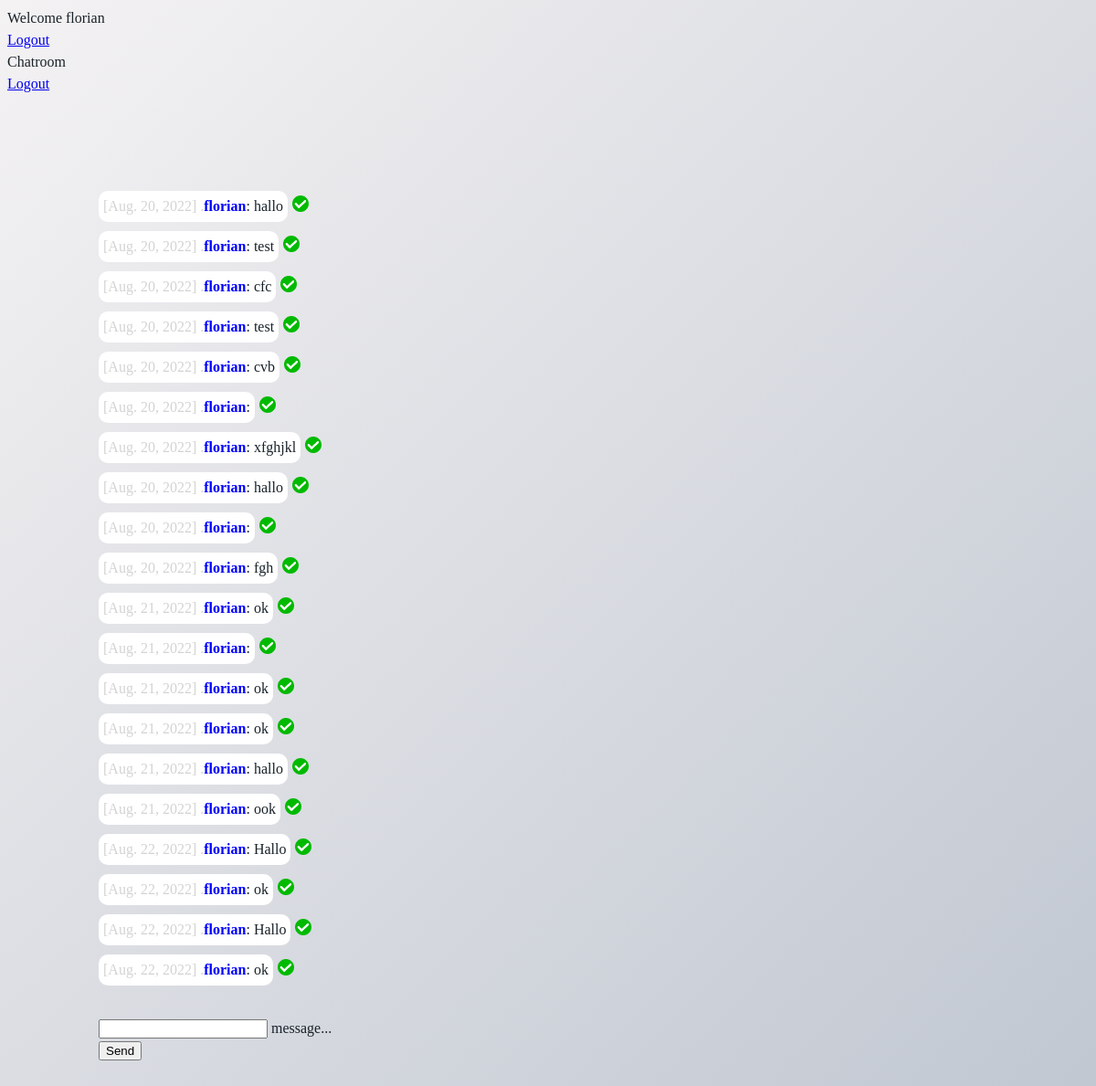
The app's page /chat/ (signed in), older data.
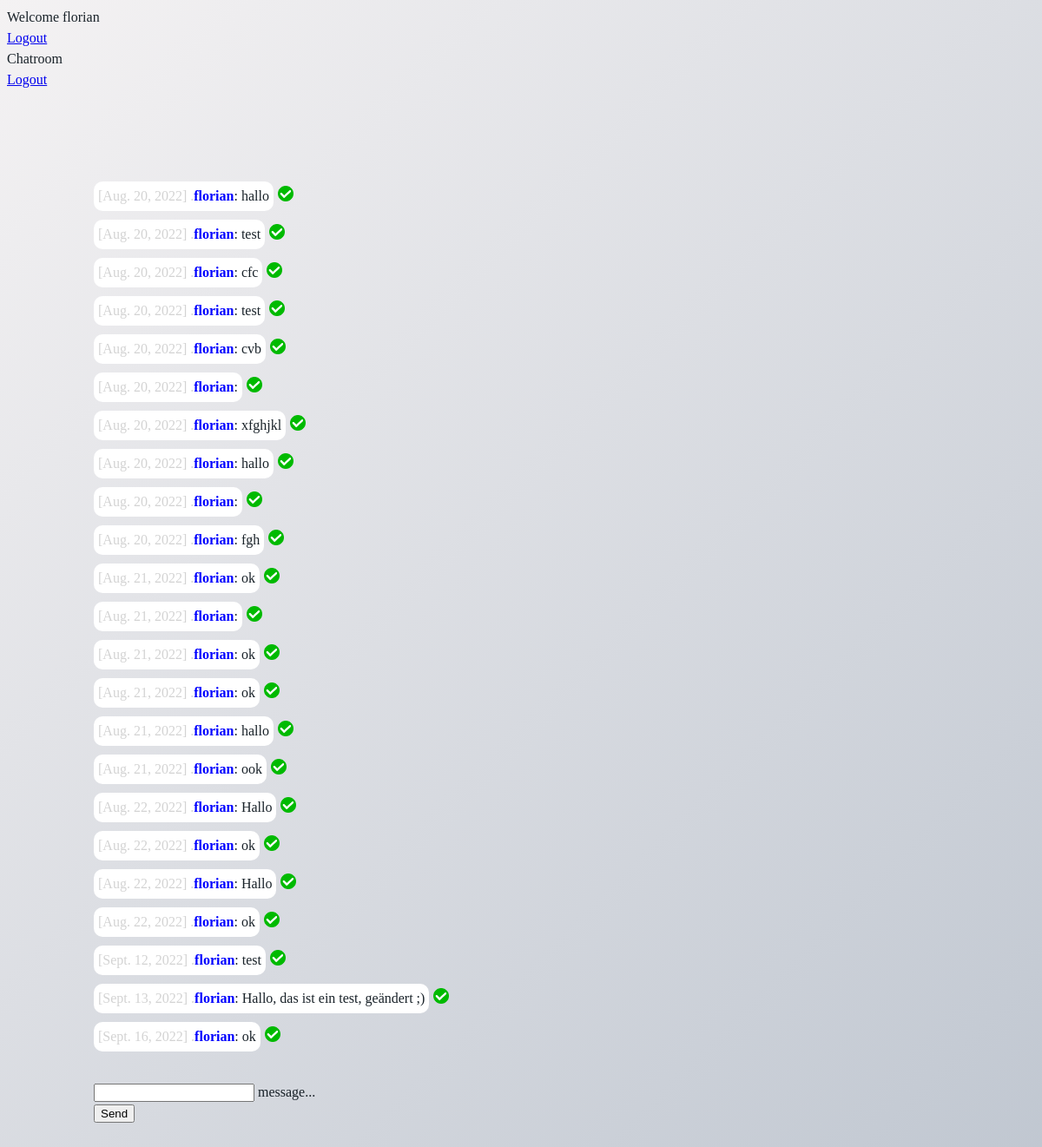
The same page, newer data.
### chat/models.py (models this page shows)
class Message(models.Model):
    text = models.CharField(max_length=500)
    chreated_at = models.DateField(default=date.today)
    chat = models.ForeignKey(Chat, on_delete=models.CASCADE, related_name='chat_message_set', default=None, blank=True, null=True) # Die letzten 3: Standartwert ist nichts, wir dürfen nichts reingeben und die Datenbank akzeptiert nichts.
    author = models.ForeignKey(settings.AUTH_USER_MODEL, on_delete=models.CASCADE, related_name='author_message_set')
    receiver = models.ForeignKey(settings.AUTH_USER_MODEL, on_delete=models.CASCADE, related_name='receiver_message_set')

### chat/views.py (the view)
# urls.py: path('chat/', index),
@login_required(login_url='/login/')
def index(request):
    if request.method == 'POST':
        myChat = Chat.objects.get(id=1)
        new_message = Message.objects.create(text=request.POST['textmessage'], chat = myChat, author = request.user, receiver = request.user)
        serializers_obj = serializers.serialize('json', [new_message])
        return JsonResponse(serializers_obj[1:-1], safe=False)
    chatMessages = Message.objects.filter(chat__id=1)
    return render(request, 'chat/index.html', {'messages': chatMessages})

### chat/templates/chat/index.html (shortened to what this page needs)
{% extends "base.html" %}
{% block content %}
{% if request.user.is_authenticated %}
<div id="messageContainer">
    {% for message in messages %}
    <div class="box">
        <div class="message-bubble">
            <span style="color: lightgray">[{{message.chreated_at}}]     .</span> <b style="color: blue;">{{message.author}}</b>: {{ message.text }}
        </div>
        <div>
            <img src="/static/img/check(1).png">
        </div>
    </div>
    {% endfor %}
</div>
<form onsubmit="sendMessage(); return false;" method="post" style="margin-top: 30px;">
    <div class="mdl-textfield mdl-js-textfield mdl-textfield--floating-label">
        <input required name="textmessage" class="mdl-textfield__input" type="text" id="messageField">
        <label class="mdl-textfield__label" for="messageField">message...</label>
    </div>
    <button onclick="clear()"
        class="mdl-button mdl-js-button mdl-button--raised mdl-js-ripple-effect mdl-button--accent">
        Send
    </button>
</form>
{% else %}
<h2>Nicht eingeloggt</h2>
<p>Bitte logge dich <a href="/login/">hier</a> ein.</p>
{% endif %}
{% endblock %}

Row changes from the older to the newer data that the page shows:
added Message: chreated_at "Sept. 12, 2022", author "florian", text "test"
added Message: chreated_at "Sept. 13, 2022", author "florian", text "Hallo, das ist ein test, geändert ;)"
added Message: chreated_at "Sept. 16, 2022", author "florian", text "ok"
